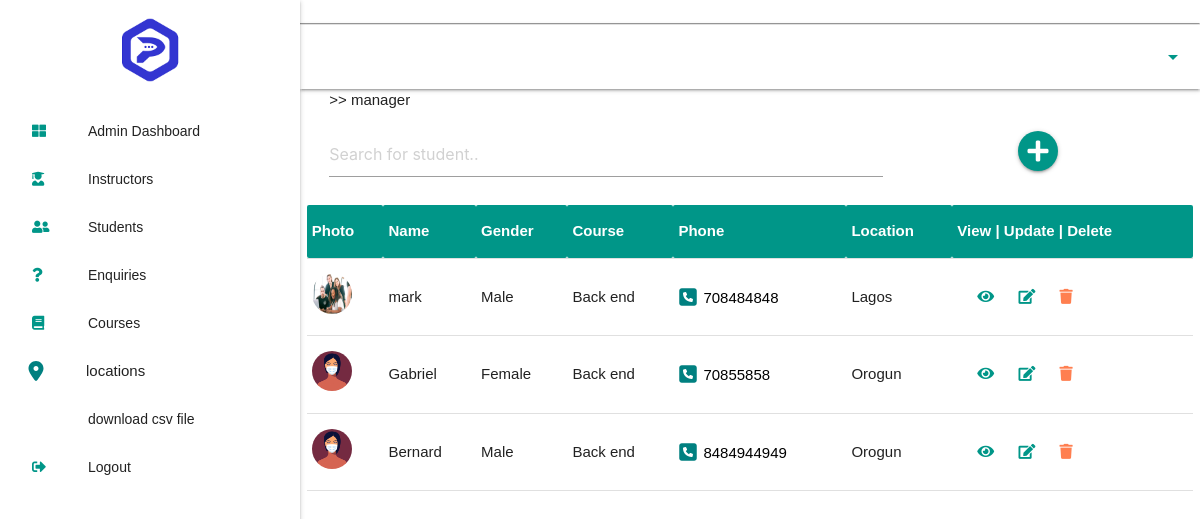
The page /student-home/ on the database its author committed.
### parach_dashboard/models.py (models this page shows, shortened)
class Student(models.Model):
    firstname = models.CharField(max_length=255)
    lastname = models.CharField(max_length=255)
    mobile_phone = models.BigIntegerField(blank=True, null=True, default='070')
    email = models.EmailField(max_length=255)
    address = models.CharField(max_length=255)
    branch = models.ForeignKey(BranchLocation, null=True, on_delete=models.SET_NULL)
    GENDER = (
        ('Male', 'Male'),
        ('Female', 'Female')
    )
    gender = models.CharField(max_length=7, choices=GENDER, default='Male')
    profile_pic = models.ImageField( upload_to = 'Profile_pics', null = True, blank = True)
    course = models.ForeignKey(Course, null=True, on_delete=models.SET_NULL)
    slug = models.SlugField(null=False)
    amountpaid = models.DecimalField(max_digits=8, decimal_places=2, default='0000000.00',null=True, blank=True)
    STATUS = (
        ('Fully Paid', 'Fully Paid'),
        ('Not Fully Paid', 'Not Fully Paid'),
    )
    payment_status = models.CharField(max_length=16, choices=STATUS, default="Not Fully Paid")
    completed_course = models.BooleanField(default=False, null=True, blank=True)

class Course(models.Model):
    name = models.CharField(max_length=200)
    price = models.DecimalField(max_digits=8, decimal_places=2)
    slug = models.SlugField(null=False)

class BranchLocation(models.Model):
    branch_name = models.CharField(max_length=200, default='Orogun')
    slug = models.SlugField(null=False)
    def __str__(self):
        return self.branch_name

### parach_dashboard/admin_views.py (the view)
# urls.py: path('student-home/', admin_views.student_home, name='student_home'),
def student_home(request):
    students = Student.objects.order_by('-amountpaid')[:10]
    context = {
        'students':students,
    }
    return render(request, 'admin_templates/student_home.html', context)

### parach_dashboard/context_processors.py (called while the page is built)
def locationsView(request):
    locations = BranchLocation.objects.all()
    return{
        'locations':locations
    }

### parach_dashboard/templates/admin_templates/student_home.html (shortened to what this page needs)
{% extends 'admin_templates/admin-base.html' %}
{% load static %}
{% block content %}
<main class="">
    <section class="allsudents">
        <div class="row">
           <div class="col s12 m12">
             >> manager
           </div>
        </div>
         <div class="row">
            <div class="col s8 m8">
              <input type="text" id="myInput" onkeyup="myFunction()" placeholder="Search for student.." title="Type in a name" autocomplete="off">
            </div>
            <div class="col s4 m4">
                  <div class="button-add-student center-align">
                    <a class="btn-floating waves-effect waves-light teal" href="{% url 'parach_dashboard:create_student' %}"><i class="fas fa-plus"></i></a>
                  </div>
            </div>
          </div>
      <div class="table col s12 m12">
        <div class="row">
          <div class="">
            <table class="" id="myTable">
              <thead>
                <tr>
                    <th>photo</th>
                    <th>Name</th>
                    <th>gender</th>
                    <th>course</th>
                    <th>phone</th>
                    <th>Location</th>
                    <th class="left-align">View | Update | Delete</th>
                </tr>
              </thead>
          {% for student in students %}
          <tbody class="pl-5">
                <tr>
                  <td>
                    {% if student.profile_pic %}
                    <img src="{{student.profile_pic.url}}" alt="">
                    {% else %}
                    <img src="{% static 'img/2.jpg' %}" alt="" class="" />
                    {% endif %}
                    </td>
                  <td >{{student.firstname}}</td>
                  <td>{{student.gender}}</td>
                  <td>{{student.course.name}}</td>
                  <td class="phone"><a href="tel:{{student.mobile_phone}}">{{student.mobile_phone}}</a></td>
                  <td>{{student.branch.branch_name}}</td>
                  <td id="table-links">
                              <a href="{% url 'parach_dashboard:student_details' student.slug %}"><i class="fas fa-eye" style="color: #009688;"></i></a>
                              <a href="{% url 'parach_dashboard:student_updates' student.slug %}"><i class="fas fa-edit" style="color: #009688;"></i></a>
                              <a href="{% url 'parach_dashboard:student_delete' student.slug %}"><i class="fas fa-trash" style="color: coral;"></i></a>
                  </td>
                </tr>
              </tbody>
              {% empty %}
              <h3 class="container">Sorry, No student added yet, <br> click the plus icon to begin</h3>
              {% endfor %}
            </table>
          </div>
        </div>
      </div>
    </section>
</main>
{% endblock %}

### parach_dashboard/templates/admin_templates/admin-base.html (shortened to what this page needs)
{% load static %}
<!DOCTYPE html>
<html lang="en">
  <head>
    <link
      type="text/css"
      rel="stylesheet"
      href="{% static 'css/materialize.min.css' %}"
      media="screen,projection"
    />
    <link rel="stylesheet" href="{% static 'css/customcss.css' %}" />
    <link
      rel="stylesheet"
      href="https://pro.fontawesome.com/releases/v5.10.0/css/all.css"
    />
  </head>
  <br />
  <hr />
  <body>
    <header class="teal">
      <nav>
        <div class="nav-wrapper">
          <ul class="right hide-on-med-and-down">
            <li>---</li>
            <li>
              <a class="dropdown-trigger" href="#!" data-target="dropdown1">
                <i class="material-icons right">arrow_drop_down</i></a
              >
            </li>
          </ul>
        </div>
      </nav>
    </header>
    <ul id="sidenav-1" class="sidenav sidenav-fixed sidenav-icons2">
      <div class="profile_picture">
        <img src="{% static 'img/parach.png' %}" alt="" class="" />
      </div>
      <li class="left-align">
        <a href="{% url 'parach_dashboard:dashboard' %}"
          ><i class="fas fa-th-large"></i>Admin Dashboard</a
        >
      </li>
      <li class="left-align">
        <a href="{% url 'parach_dashboard:instructor_home' %}"
          ><i class="fas fa-user-graduate"></i>Instructors</a
        >
      </li>
      <li class="left-align">
        <a href="{% url 'parach_dashboard:student_home' %}"
          ><i class="fas fa-user-friends"></i> Students</a
        >
      </li>
      <li class="left-align">
        <a href="{% url 'parach_dashboard:enquiry_home' %}"
          ><i class="fas fa-question"></i> Enquiries</a
        >
      </li>
      <li class="left-align">
        <a href="{% url 'parach_dashboard:create_course' %}"
          ><i class="fas fa-book"></i> Courses</a
        >
      </li>
      <ul class="collapsible">
        <li>
          <div class="collapsible-header flex">
            <span>locations</span>
          </div>
        </li>
      </ul>
      <li class="left-align">
        <a href="{% url 'parach_dashboard:generate_students' %}"
          ><i class="fa fa-location"></i> download csv file</a
        >
      </li>
      <li class="left-align">
        <a href="{% url 'parach_dashboard:logout' %}"
          ><i class="fas fa-sign-out-alt"></i> Logout</a
        >
      </li>
    </ul>
    {% block content %} {% endblock %}
  </body>
</html>

### static/css/customcss.css (style rules this page uses)
* { box-sizing: border-box; margin: 0; padding: 0; font-family: helvetica; }
:root { --main-color: #3335d1; --second-color:#009688; }
header, main, footer { padding-left: 300px; }
.nav-wrapper { background-color:#fff; }
.nav-wrapper a { color: var(--second-color)!important; }
.profile_picture img { width: 100px; height: 100px; }
.profile_picture { text-align: center; }
.profile_picture img { width: 100px; height: 100px; border-radius: 50%; }
main { width: 97vw !important; margin:0 auto; }
.allsudents img { width: 40px; height: 40px; border-radius: 50%; }
.allsudents table thead tr { background-color: var(--second-color); color: #fff; text-transform: capitalize; }
.sidenav-icons2 i { color: var(--second-color)!important; }

### parach_dashboard/templates/admin_templates/admin-base.html (style rules this page uses)
svg { width: 20px; height: 20px; fill: teal; }
.flex { display: flex; align-items: center; margin-left: 10px; gap: 40px; }

### parach_dashboard/templates/admin_templates/student_home.html (style rules this page uses)
#table-links a { padding-left: 20px; }
.phone { display: flex; margin-top: 13px; gap: 5px; color: #000; }
.phone a { color: #000; }

### rows shown on the page
Student: profile_pic (picture), firstname "mark", gender "Male", course.name "Back end", mobile_phone "708484848", branch.branch_name "Lagos"
Student: firstname "Gabriel", gender "Female", course.name "Back end", mobile_phone "70855858", branch.branch_name "Orogun"
Student: firstname "Bernard", gender "Male", course.name "Back end", mobile_phone "8484944949", branch.branch_name "Orogun"
